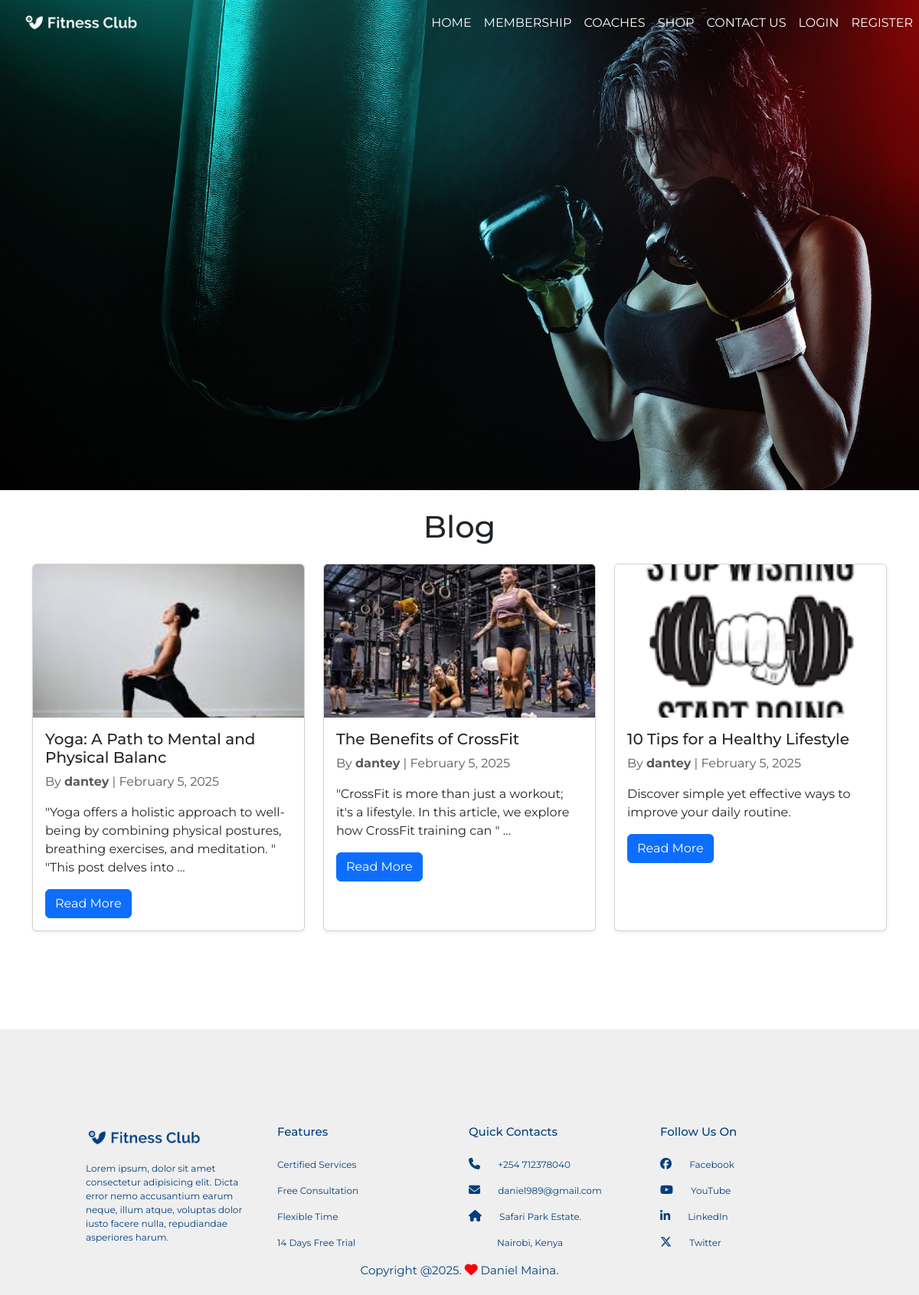
Page /blog/blog_list/ on the committed database.
### gym_blog/models.py (models this page shows, shortened)
class Post(models.Model):
    title = models.CharField(max_length=200)
    slug = models.SlugField(unique=True)
    content = models.TextField()
    author = models.ForeignKey(User, on_delete=models.CASCADE, related_name='posts')
    category = models.ForeignKey(Category, on_delete=models.SET_NULL, null=True, blank=True, related_name='posts')
    pub_date = models.DateTimeField(default=timezone.now, editable=False)
    updated_date = models.DateTimeField(auto_now=True)
    image = models.ImageField(upload_to='blog_images/', null=True, blank=True)
    class Meta:
        ordering = ['-pub_date']

### gym_blog/views.py (the view)
# urls.py: path('blog_list/', views.BlogListView.as_view(), name='blog_list'),
class BlogListView(ListView):
    model = Post
    template_name = 'blog/blog_list.html'
    context_object_name = 'posts'
    paginate_by = 5

### cart/context_processors.py (called while the page is built)
def cart_count(request):
    count = 0
    if request.user.is_authenticated:
        count = CartItem.objects.filter(cart__user=request.user).count()
    else:
        cart = request.session.get("cart", {})
        count = sum(item["quantity"] for item in cart.values())
    return {"cart_count": count}

### gym_blog/templates/blog/blog_list.html (shortened to what this page needs)
{% extends 'base.html' %}
{% block main_content %}
<div class="container mt-4">
  <h1 class="mb-4 text-center">Blog</h1>
  <div class="row">
    {% for post in posts %}
      <div class="col-md-4 mb-4">
        <div class="card h-100 shadow-sm">
          <img src="{{ post.image.url }}" class="card-img-top" alt={{post.title}} style="height: 200px; object-fit: cover;">
          <div class="card-body">
            <h5 class="card-title">{{ post.title }}</h5>
            <p class="card-text text-muted">
              By <strong>{{ post.author }}</strong> | {{ post.pub_date|date:"F j, Y" }}
            </p>
            <p class="card-text">{{ post.content|truncatewords:20 }}</p>
            <a href="{% url 'gym_blog:blog_detail' slug=post.slug %}" class="btn btn-primary">Read More</a>
          </div>
        </div>
      </div>
    {% empty %}
      <p class="text-center">No blog posts available.</p>
    {% endfor %}
  </div>
</div>
{% endblock %}

### gym/static/css/style.css (style rules this page uses)
* { margin: 0; padding: 0; font-family: "Montserrat", sans-serif; }

### rows in the picture
Post: image (picture), title "Yoga: A Path to Mental and Physical Balanc", author "dantey", pub_date "February 5, 2025", content "\"Yoga offers a holistic approach to well-being by combining physical postures, breathing exercises, and meditation. \" \"This post delves into …"
Post: image (picture), title "The Benefits of CrossFit", author "dantey", pub_date "February 5, 2025", content "\"CrossFit is more than just a workout; it's a lifestyle. In this article, we explore how CrossFit training can \" …"
Post: image (picture), title "10 Tips for a Healthy Lifestyle", author "dantey", pub_date "February 5, 2025", content "Discover simple yet effective ways to improve your daily routine."
